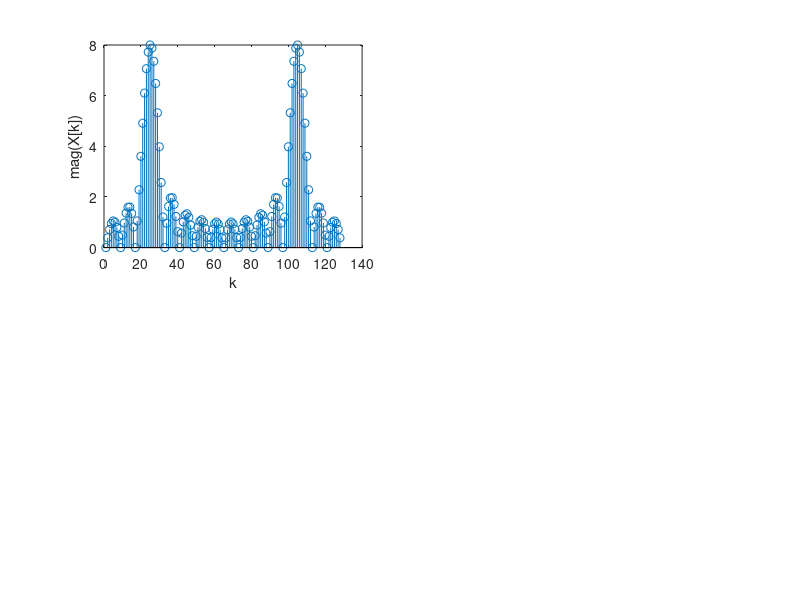

The MATLAB script that drew this image: (Note: this script raises an error after producing the figure.)
f0 = 12; %Hz
fs = 64; %Hz
L = [16,32,64,128];
figure();
for i=1:length(L)
    n_range = 0:L(i)-1;
    x_n = cos(2*pi*(f0/fs)*n_range);
    N = 8*L(i);
    Y = fft(x_n,N);
    subplot(2,2,i);
    stem(abs(Y));
    ylabel("mag(X[k])");
    xlabel("k");
    title("DFT v/s k, N="+num2str(N)+", L="+num2str(L(i)));
end



